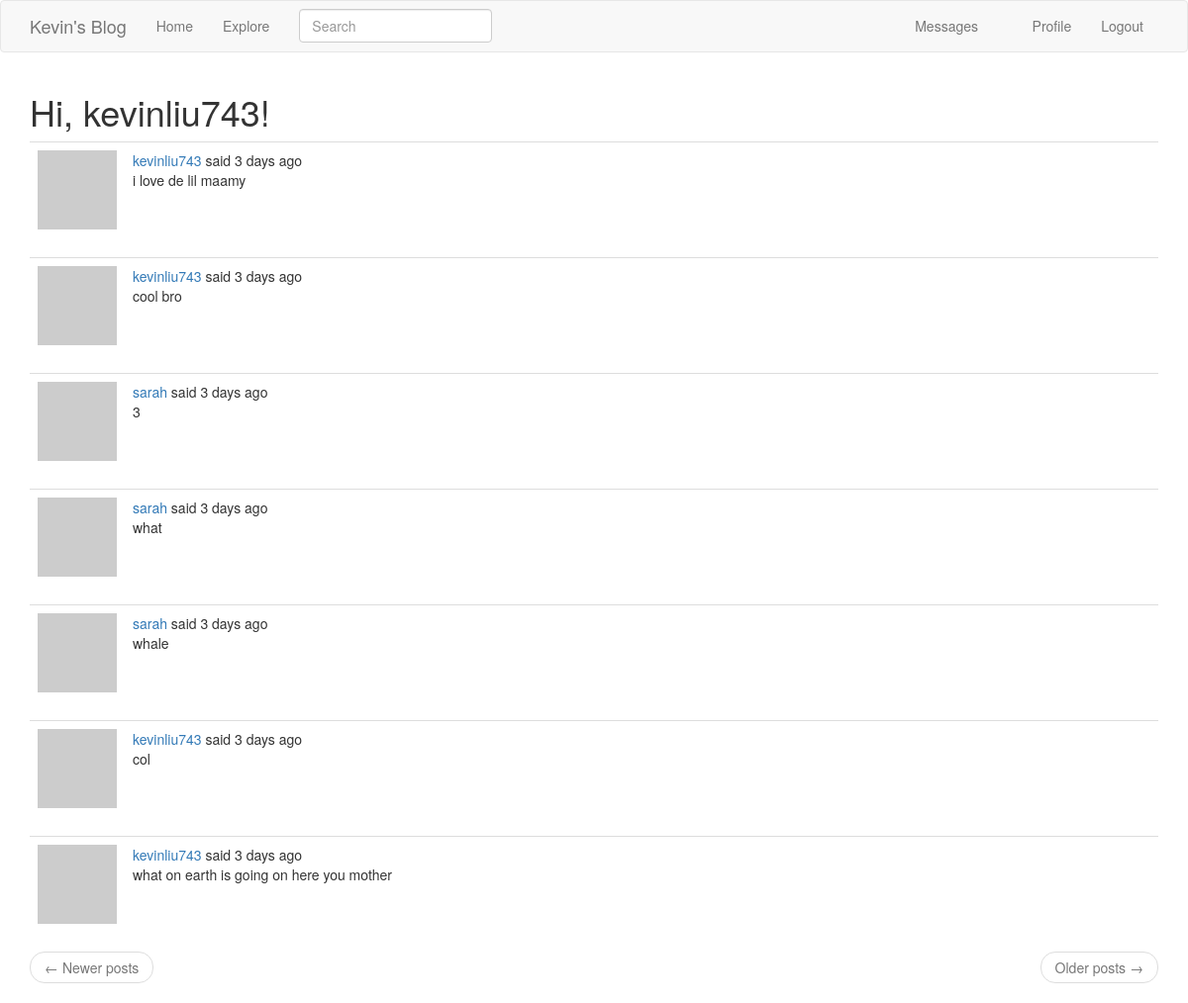
The page /explore (signed in) on the database its author committed.
### app/models.py (models this page shows, shortened)
class PaginatedAPIMixin(object):
    @staticmethod
    def to_collection_dict(query, page, per_page, endpoint, **kwargs):
        resources = query.paginate(page, per_page, False)
        data = {
            'items': [item.to_dict() for item in resources.items],
            '_meta': {
                'page': page,
                'per_page': per_page,
                'total_pages': resources.pages,
                'total_items': resources.total
            },
            '_links': {
                'self': url_for(endpoint, page=page, per_page=per_page,
                                **kwargs),
                'next': url_for(endpoint, page=page + 1, per_page=per_page,
                                **kwargs) if resources.has_next else None,
                'prev': url_for(endpoint, page=page - 1, per_page=per_page,
                                **kwargs) if resources.has_prev else None
            }
        }
        return data

class User(UserMixin, PaginatedAPIMixin, db.Model):
    id = db.Column(db.Integer, primary_key=True)
    username = db.Column(db.String(64), index=True, unique=True)
    email = db.Column(db.String(120), index=True, unique=True)
    password_hash = db.Column(db.String(128))
    posts = db.relationship('Post', backref='author', lazy='dynamic')
    about_me = db.Column(db.String(140))
    last_seen = db.Column(db.DateTime, default=datetime.utcnow)
    token = db.Column(db.String(32), index=True, unique=True)
    token_expiration = db.Column(db.DateTime)
    followed = db.relationship(
        'User', secondary=followers,
        primaryjoin=(followers.c.follower_id == id),
        secondaryjoin=(followers.c.followed_id == id),
        backref=db.backref('followers', lazy='dynamic'), lazy='dynamic')
    messages_sent = db.relationship('Message',
                                    foreign_keys='Message.sender_id',
                                    backref='author', lazy='dynamic')
    messages_received = db.relationship('Message',
                                        foreign_keys='Message.recipient_id',
                                        backref='recipient', lazy='dynamic')
    last_message_read_time = db.Column(db.DateTime)
    notifications = db.relationship('Notification', backref='user',
                                    lazy='dynamic')
    tasks = db.relationship('Task', backref='user', lazy='dynamic')
    def avatar(self, size):
        digest = md5(self.email.lower().encode('utf-8')).hexdigest()
        return 'https://www.gravatar.com/avatar/{}?d=identicon&s={}'.format(
            digest, size)
    def new_messages(self):
        last_read_time = self.last_message_read_time or datetime(1900, 1, 1)
        return Message.query.filter_by(recipient=self).filter(
            Message.timestamp > last_read_time).count()
    def get_tasks_in_progress(self):
        return Task.query.filter_by(user=self, complete=False).all()

class SearchableMixin(object):
    @classmethod
    def before_commit(cls, session):
        session._changes = {
            'add': [obj for obj in session.new if isinstance(obj, cls)],
            'update': [obj for obj in session.dirty if isinstance(obj, cls)],
            'delete': [obj for obj in session.deleted if isinstance(obj, cls)]
        }
    @classmethod
    def after_commit(cls, session):
        for obj in session._changes['add']:
            add_to_index(cls.__tablename__, obj)
        for obj in session._changes['update']:
            add_to_index(cls.__tablename__, obj)
        for obj in session._changes['delete']:
            remove_from_index(cls.__tablename__, obj)
        session._changes = None

class Post(SearchableMixin, db.Model):
    __searchable__ = ['body']
    id = db.Column(db.Integer, primary_key=True)
    body = db.Column(db.String(140))
    timestamp = db.Column(db.DateTime, index=True, default=datetime.utcnow)
    user_id = db.Column(db.Integer, db.ForeignKey('user.id'))
    language = db.Column(db.String(5))

### app/main/routes.py (the view)
@bp.route('/explore')
@login_required
def explore():
    page = request.args.get('page', 1, type=int)
    posts = Post.query.order_by(Post.timestamp.desc()).paginate(
        page, current_app.config['POSTS_PER_PAGE'], False)
    next_url = url_for('main.explore', page=posts.next_num) \
        if posts.has_next else None
    prev_url = url_for('main.explore', page=posts.prev_num) \
        if posts.has_prev else None
    return render_template('index.html', title='Explore', posts=posts.items,
                           next_url=next_url, prev_url=prev_url)

### app/main/forms.py
class SearchForm(FlaskForm):
    q = StringField(_l('Search'), validators=[DataRequired()])
    def __init__(self, *args, **kwargs):
        if 'formdata' not in kwargs:
            kwargs['formdata'] = request.args
        if 'csrf_enabled' not in kwargs:
            kwargs['csrf_enabled'] = False
        super(SearchForm, self).__init__(*args, **kwargs)

### app/main/routes.py (called while the page is built)
@bp.before_app_request
def before_request():
    if current_user.is_authenticated:
        current_user.last_seen = datetime.utcnow()
        db.session.commit()
        g.search_form = SearchForm()
    g.locale = str(get_locale())

### app/models.py (called while the page is built)
@login.user_loader
def load_user(id):
    return User.query.get(int(id))

### app/templates/index.html (shortened to what this page needs)
{% extends "base.html" %}
{% import 'bootstrap/wtf.html' as wtf %}
{% block app_content %}
    <h1>{{ _('Hi, %(username)s!', username=current_user.username) }}</h1>
    {% for post in posts %}
        {% include '_post.html' %}
    {% endfor %}
    <nav aria-label="...">
        <ul class="pager">
            <li class="previous{% if not prev_url %} disabled{% endif %}">
                <a href="{{ prev_url or '#' }}">
                    <span aria-hidden="true">&larr;</span> {{ _('Newer posts') }}
                </a>
            </li>
            <li class="next{% if not next_url %} disabled{% endif %}">
                <a href="{{ next_url or '#' }}">
                    {{ _('Older posts') }} <span aria-hidden="true">&rarr;</span>
                </a>
            </li>
        </ul>
    </nav>
{% endblock %}

### app/templates/_post.html (shortened to what this page needs)
    <table class="table table-hover">
        <tr>
            <td width="70px">
                <a href="{{ url_for('main.user', username=post.author.username) }}">
                    <img src="{{ post.author.avatar(70) }}" />
                </a>
            </td>
            <td>
                {{ _('%(username)s said %(when)s',
                    username=user_link, when=moment(post.timestamp).fromNow()) }}
                <br>
                <span id="post{{ post.id }}">{{ post.body }}</span>
            </td>
        </tr>
    </table>

### rows shown on the page
Post: body "i love de lil maamy"
Post: body "cool bro"
Post: body "3"
Post: body "what"
Post: body "whale"
Post: body "col"
Post: body "what on earth is going on here you mother"
